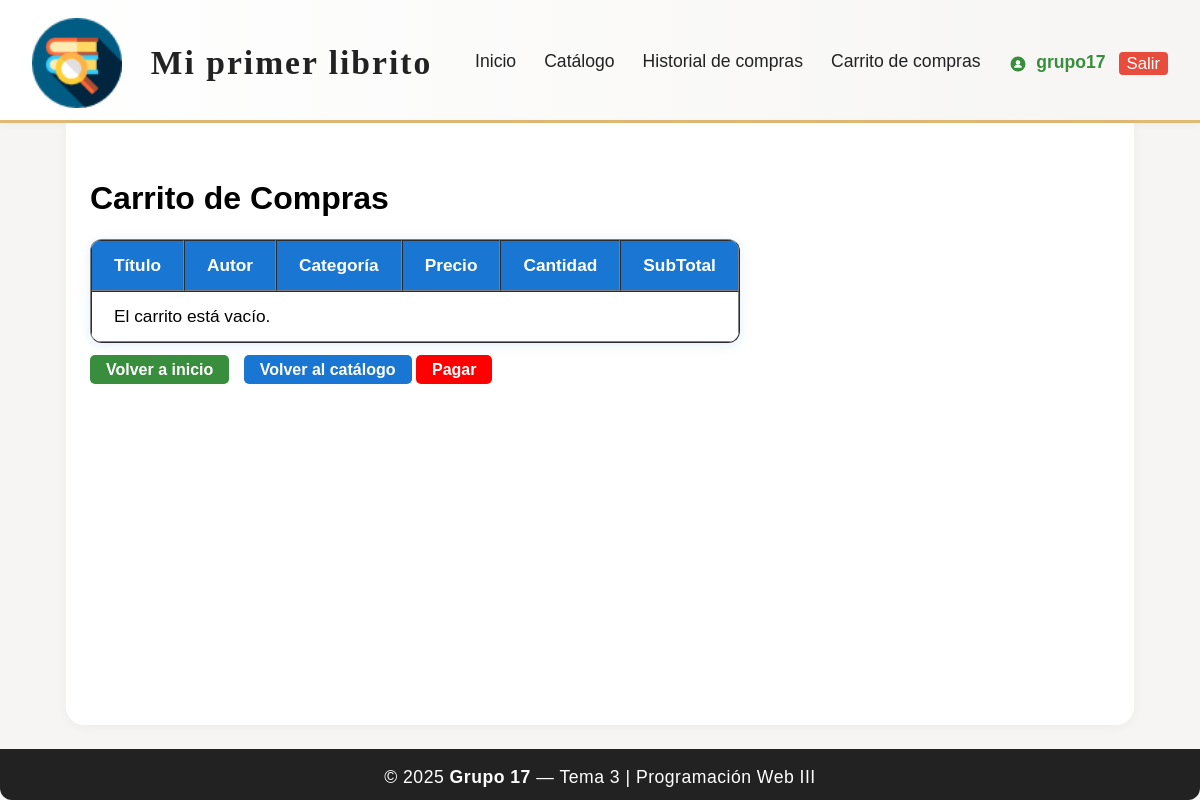
The app's page /carrito/ (signed in), older data.
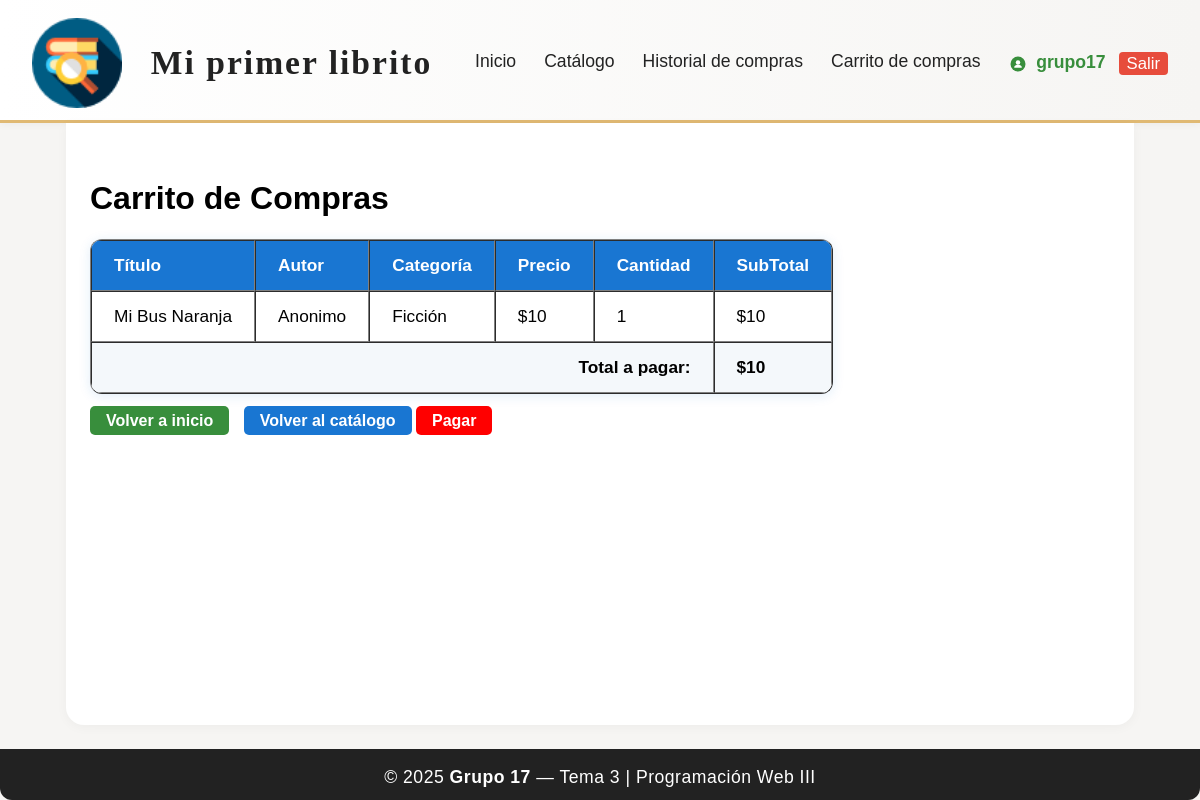
The same page, newer data.
### app/models.py (models this page shows, shortened)
class CarritoActual(models.Model):
    usuario = models.ForeignKey(User, on_delete=models.CASCADE)
    titulo = models.CharField(max_length=100)
    autor = models.CharField(max_length=100)
    fecha_publicacion = models.DateField()
    categoria = models.CharField(max_length=100, blank=True, null=True)
    precio = models.IntegerField(default=0)
    cantidad = models.PositiveIntegerField(default=1)

### app/views.py (the view)
# urls.py: path('carrito/', views.ver_carrito, name='ver_carrito'),
@login_required
def ver_carrito(request):
    carrito_items = CarritoActual.objects.filter(usuario=request.user)
    items = []
    total_general = 0
    for item in carrito_items:
        precio = item.precio if item.precio is not None else 0
        total = precio * item.cantidad
        items.append({
            'titulo': item.titulo,
            'autor': item.autor,
            'categoria': item.categoria,
            'precio': precio,
            'cantidad': item.cantidad,
            'total': total,
            'fecha_publicacion': item.fecha_publicacion
        })
        total_general += total
    return render(request, 'carrito.html', {'carrito_items': items, 'total_general': total_general})

### app/templates/carrito.html (shortened to what this page needs)
{% load static %}
<!DOCTYPE html>
<html lang="es">
<head>
    <link rel="stylesheet" href="{% static 'estilos.css' %}">
</head>
<body>
    <div class="layout-flex">
        <header class="main-header">
            <div class="header-content">
                <img src="{% static 'img/libreriaicon.png' %}" alt="Logo" class="logo-header">
                <div class="header-title">
                    <span class="logo-text">Mi primer <strong>librito</strong></span>
                </div>
                <nav class="main-nav">
                    <a href="{% url 'inicio' %}">Inicio</a>
                    <a href="{% url 'catalogo_libros' %}">Catálogo</a>
                    <a href="{% url 'historial_compras' %}">Historial de compras</a>
                    <a href="{% url 'ver_carrito' %}">Carrito de compras</a>
                </nav>
                <div class="user-menu">
                    {% if user.is_authenticated %}
                        <span style="color: #388e3c; font-weight: bold;">
                            <svg xmlns="http://www.w3.org/2000/svg" width="18" height="18" viewBox="0 0 24 24" fill="#388e3c" style="vertical-align: middle; margin-right: 4px;"><circle cx="12" cy="12" r="10"/><circle cx="12" cy="10" r="3" fill="#fff"/><path d="M12 13c-3 0-5 1.5-5 3v1h10v-1c0-1.5-2-3-5-3z" fill="#fff"/></svg>
                            {{ user.username }}
                            <a href="{% url 'usuario_logout' %}" class="logout-btn" title="Cerrar sesión" style="margin-left:8px; padding:2px 8px; background:#e74c3c; color:#fff; border-radius:4px; font-size:0.95em; text-decoration:none; font-weight:500; vertical-align:middle;">Salir</a>
                        </span>
                    {% else %}
                        <span>Invitado</span>
                    {% endif %}
                </div>
            </div>
        </header>
        <main class="main-content">
            <h1>Carrito de Compras</h1>
            <table class="modern-table" border="1" cellpadding="5" style="margin-top: 20px;">
                <thead>
                    <tr>
                        <th>Título</th>
                        <th>Autor</th>
                        <th>Categoría</th>
                        <th>Precio</th>
                        <th>Cantidad</th>
                        <th>SubTotal</th>
                    </tr>
                </thead>
                <tbody>
                    {% if carrito_items %}
                        {% for item in carrito_items %}
                        <tr>
                            <td>{{ item.titulo }}</td>
                            <td>{{ item.autor }}</td>
                            <td>{{ item.categoria }}</td>
                            <td>${{ item.precio }}</td>
                            <td>{{ item.cantidad }}</td>
                            <td>${{ item.total }}</td>
                        </tr>
                        {% endfor %}
                        <tr>
                            <td colspan="5" style="text-align: right; font-weight: bold;">Total a pagar:</td>
                            <td style="font-weight: bold;">${{ total_general }}</td>
                        </tr>
                    {% else %}
                        <tr><td colspan="6">El carrito está vacío.</td></tr>
                    {% endif %}
                </tbody>
            </table>
            <br>
            <a href="{% url 'inicio' %}" style="padding: 6px 16px; background: #388e3c; color: white; border-radius: 5px; text-decoration: none; font-weight: bold; margin-right: 10px;">Volver a inicio</a>
            <a href="{% url 'catalogo_libros' %}" style="padding: 6px 16px; background: #1976d2; color: white; border-radius: 5px; text-decoration: none; font-weight: bold;">Volver al catálogo</a>
            <a href="{% url 'pagar' %}" style="padding: 6px 16px; background: #ff0000; color: white; border-radius: 5px; text-decoration: none; font-weight: bold;">Pagar</a>
        </main>
        <footer class="main-footer">
            <span>&copy; 2025 <strong>Grupo 17</strong> — Tema 3 | Programación Web III</span>
        </footer>
    </div>
</body>
</html>

Row changes from the older to the newer data that the page shows:
added CarritoActual: titulo "Mi Bus Naranja", autor "Anonimo", categoria "Ficción", precio "10", cantidad "1", total "10"
Text that changed along with them:
{{ total_general }}: (not shown) → "10"
text no longer shown: "El carrito está vacío."
text now shown: "Total a pagar: $"
